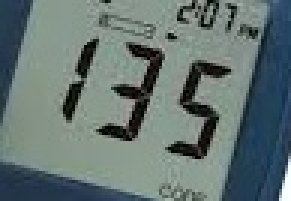
#> input picture seven_segment_reader/src/samples/test.jpg, 97 x 67 px, found by its file name (shown 3 times larger)
$ python app.py
#> lines starting #> are read from the running program, lines starting #| are printed output that depends on the picture; after the words box and inside, x2 and y2 are one past the last pixel; in counts of white or black regions, pixels touching at a corner belong together
#> in main, img is the input picture: shape (67, 97, 3); mean B, G, R 114.4, 116.4, 101.1
### seven_segment_reader/src/preprocess.py
import cv2
import numpy as np

def preprocess_image(img):
    gray = cv2.cvtColor(img, cv2.COLOR_BGR2GRAY)

    # blur ringan saja (LCD tipis)
    blur = cv2.GaussianBlur(gray, (5,5), 0)
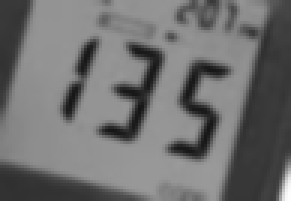
#> blur: shape (67, 97) (shown 3 times larger); min 20, max 253, mean 111.6

    # adaptive threshold untuk LCD / LED
    th = cv2.adaptiveThreshold(
        blur,
        255,
        cv2.ADAPTIVE_THRESH_GAUSSIAN_C,
        cv2.THRESH_BINARY_INV,
        11,
        2
    )
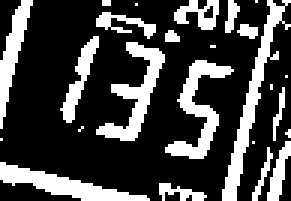
#> th: shape (67, 97) (shown 3 times larger); 26.7% white; 25 white regions (11 under 20 px), largest, box (x1, y1, x2, y2) and area: (74, 0, 97, 67) 290, (32, 14, 55, 47) 246, (55, 20, 78, 53) 244

    # morphology ringan (JANGAN agresif)
    kernel = cv2.getStructuringElement(cv2.MORPH_RECT, (3,3))
    th = cv2.morphologyEx(th, cv2.MORPH_CLOSE, kernel, iterations=1)
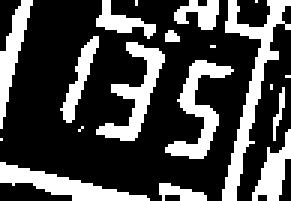
#> th: shape (67, 97) (shown 3 times larger); 28.8% white; 19 white regions (8 under 20 px)

    return th

### seven_segment_reader/src/utils.py
import cv2

DIGIT_LOOKUP = {
    (1,1,1,1,1,1,0): '0',
    (0,1,1,0,0,0,0): '1',
    (1,1,0,1,1,0,1): '2',
    (1,1,1,1,0,0,1): '3',
    (0,1,1,0,0,1,1): '4',
    (1,0,1,1,0,1,1): '5',
    (1,0,1,1,1,1,1): '6',
    (1,1,1,0,0,0,0): '7',
    (1,1,1,1,1,1,1): '8',
    (1,1,1,1,0,1,1): '9',
}

def match_digit(segments):
    # konversi 0.5 → 1 (LCD tipis)
    binary = tuple(1 if s >= 0.5 else 0 for s in segments)

    if binary in DIGIT_LOOKUP:
        conf = sum(segments) / 7.0
        return DIGIT_LOOKUP[binary], round(conf, 3)

    return '?', 0.0


def is_valid_digit_contour(cnt, img_h):
    x,y,w,h = cv2.boundingRect(cnt)
    aspect = h / float(w)

    if h < img_h * 0.35:
        return False

    if aspect < 1.3:
        return False

    return True

### seven_segment_reader/src/segment_reader.py
import cv2
from utils import match_digit

def read_digit(digit_img):
    digit_img = cv2.resize(digit_img, (100, 200))
    h, w = digit_img.shape

    segments_roi = [
        ((0.25*w, 0.03*h), (0.75*w, 0.18*h)),   # top
        ((0.78*w, 0.18*h), (0.95*w, 0.48*h)),   # top-right
        ((0.78*w, 0.52*h), (0.95*w, 0.85*h)),   # bottom-right
        ((0.25*w, 0.85*h), (0.75*w, 0.97*h)),   # bottom
        ((0.05*w, 0.52*h), (0.22*w, 0.85*h)),   # bottom-left
        ((0.05*w, 0.18*h), (0.22*w, 0.48*h)),   # top-left
        ((0.25*w, 0.45*h), (0.75*w, 0.60*h)),   # middle
    ]

    segments = []

    for (x1,y1),(x2,y2) in segments_roi:
        roi = digit_img[int(y1):int(y2), int(x1):int(x2)]
        ratio = cv2.countNonZero(roi) / roi.size

        if ratio > 0.18:
            segments.append(1)
        elif ratio > 0.07:
            segments.append(0.5)
        else:
            segments.append(0)

    # VALIDASI DIGIT 1 (LCD)
    right_on = segments[1] >= 0.5 and segments[2] >= 0.5
    left_on = segments[5] >= 0.5 or segments[4] >= 0.5

    if right_on and not left_on:
        return "1", 0.95

    return match_digit(segments)

### seven_segment_reader/src/app.py
import cv2
from preprocess import preprocess_image
from segment_reader import read_digit
from utils import is_valid_digit_contour

# IMAGE_PATH = "src/samples/gambar1.png"   # 8
IMAGE_PATH = "src/samples/test.jpg"   # 153

def main(image_path):
    img = cv2.imread(image_path)
    thresh = preprocess_image(img)

    contours, _ = cv2.findContours(
        thresh,
        cv2.RETR_EXTERNAL,
        cv2.CHAIN_APPROX_SIMPLE
    )
#> contours = 19 contours, 9 with area under 20; largest, box (x1, y1, x2, y2) and area: (74, 0, 97, 67) 282, (55, 20, 78, 53) 194, (32, 14, 55, 47) 194, (0, 54, 50, 67) 192, (0, 0, 11, 43) 128

    digit_contours = []
    for c in contours:
        if is_valid_digit_contour(c, thresh.shape[0]):
            digit_contours.append(c)
#> this loop made 19 passes
#> (x in is_valid_digit_contour, y in is_valid_digit_contour, w in is_valid_digit_contour, h in is_valid_digit_contour, aspect in is_valid_digit_contour) on passes 1, 2, 3, 4, 6, 9, 11, 12, 13, 14, 15, 16: (53, 61, 16, 6, 0.375), (0, 54, 50, 13, 0.26), (0, 46, 1, 1, 1), (84, 43, 13, 24, 1.85), (91, 29, 4, 18, 4.5), (55, 20, 23, 33, 1.43), (32, 14, 23, 33, 1.43), (20, 12, 13, 29, 2.23), (55, 10, 5, 4, 0.8), (85, 0, 1, 1, 1), (74, 0, 23, 67, 2.91), (58, 0, 15, 10, 0.667)
#> (c, x in is_valid_digit_contour, y in is_valid_digit_contour, w in is_valid_digit_contour, h in is_valid_digit_contour, aspect in is_valid_digit_contour) on passes 5, 7, 8, 10, 17: ([[27, 42], [26, 43]], 26, 42, 2, 2, 1), ([[90, 28], [90, 29]], 90, 28, 1, 2, 2), ([[95, 25], [96, 25]], 95, 25, 2, 1, 0.5), ([[70, 15], [71, 15]], 70, 15, 2, 1, 0.5), ([[45, 0], [45, 1]], 45, 0, 1, 2, 2)
#> after the loop, digit_contours = 6 contours; box (x1, y1, x2, y2) and area: (74, 0, 97, 67) 282, (55, 20, 78, 53) 194, (32, 14, 55, 47) 194, (0, 0, 11, 43) 128, (84, 43, 97, 67) 112, (20, 12, 33, 41) 90

    # sort kiri → kanan
    digit_contours = sorted(
        digit_contours,
        key=lambda c: cv2.boundingRect(c)[0]
    )
#> digit_contours = 6 contours; box (x1, y1, x2, y2) and area: (74, 0, 97, 67) 282, (32, 14, 55, 47) 194, (55, 20, 78, 53) 194, (0, 0, 11, 43) 128, (84, 43, 97, 67) 112, (20, 12, 33, 41) 90

    digits = []
    confidences = []

    for cnt in digit_contours:
        x,y,w,h = cv2.boundingRect(cnt)

        # perlakuan khusus digit 1 (sangat ramping)
        if w < thresh.shape[1] * 0.03:
            digits.append("1")
            confidences.append(0.98)
            continue

        pad = int(h * 0.1)
        y1 = max(0, y - pad)
        y2 = min(thresh.shape[0], y + h + pad)

        digit_img = thresh[y1:y2, x:x+w]
        digit_img = cv2.resize(digit_img, (100, 200))

        d, conf = read_digit(digit_img)
        digits.append(d)
        confidences.append(conf)
#> this loop made 6 passes
#> (x, y, pad, y1, y2, right_on in read_digit, conf) on passes 2, 3, 5, 6: (20, 12, 2, 10, 43, False, 0.643), (32, 14, 3, 11, 50, False, 0.714), (74, 0, 6, 0, 67, True, 0.929), (84, 43, 2, 41, 67, True, 0.929)
#> (x, y, pad, y1, y2, right_on in read_digit, d) on passes 1, 4: (0, 0, 4, 0, 47, False, '?'), (55, 20, 3, 17, 56, False, '?')
#> pass 1, in main, `digit_img = cv2.resize(digit_img, (100, 200))`:
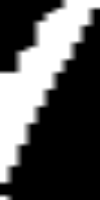
#> digit_img: shape (200, 100); min 0, max 255, mean 85.8
#> pass 2, in main, `digit_img = cv2.resize(digit_img, (100, 200))`:
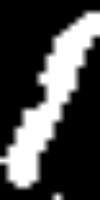
#> digit_img: shape (200, 100); min 0, max 255, mean 72.5
#> pass 3, in main, `digit_img = cv2.resize(digit_img, (100, 200))`:
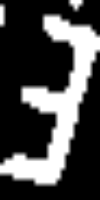
#> digit_img: shape (200, 100); min 0, max 255, mean 73.3
#> after the loop:
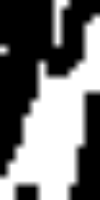
#> digit_img: shape (200, 100); min 0, max 255, mean 114.6
#> after the loop, confidences = [0, 0.643, 0.714, 0, 0.929, 0.929]; digits = ['?', '2', '2', '?', '8', '8']

    print("====================")
    print("HASIL BACA :", "".join(digits))
#| HASIL BACA : ?22?88
    print("CONFIDENCE :", confidences)
#| CONFIDENCE : [0.0, 0.643, 0.714, 0.0, 0.929, 0.929]
    print("====================")

if __name__ == "__main__":
    main(IMAGE_PATH)
